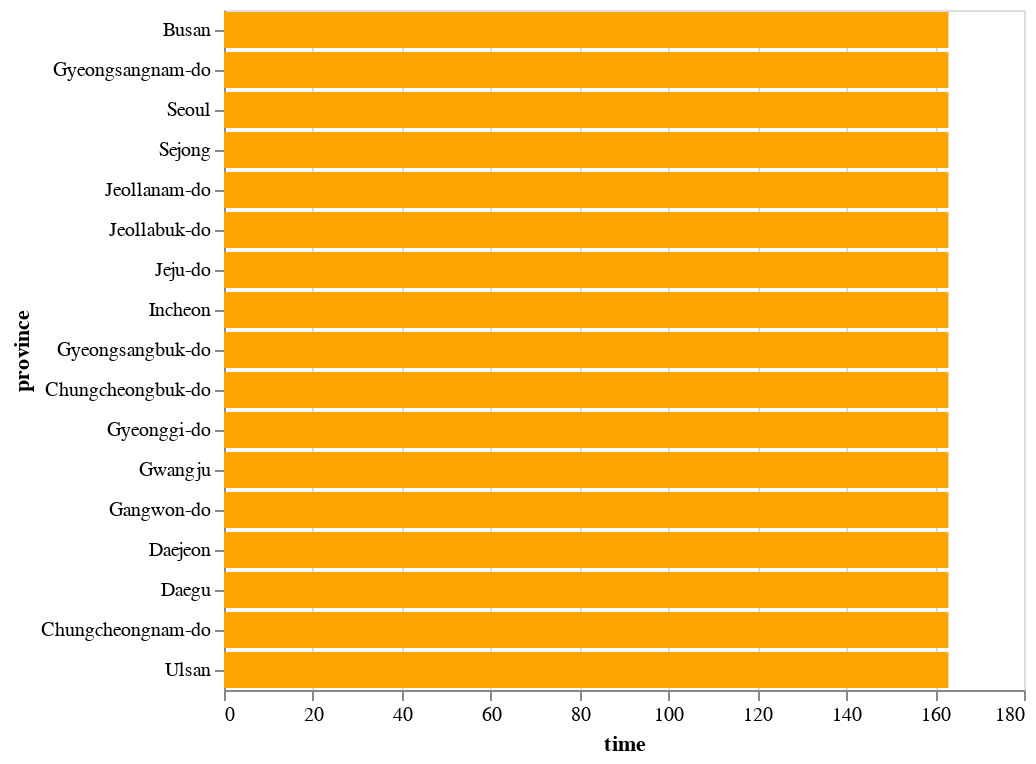
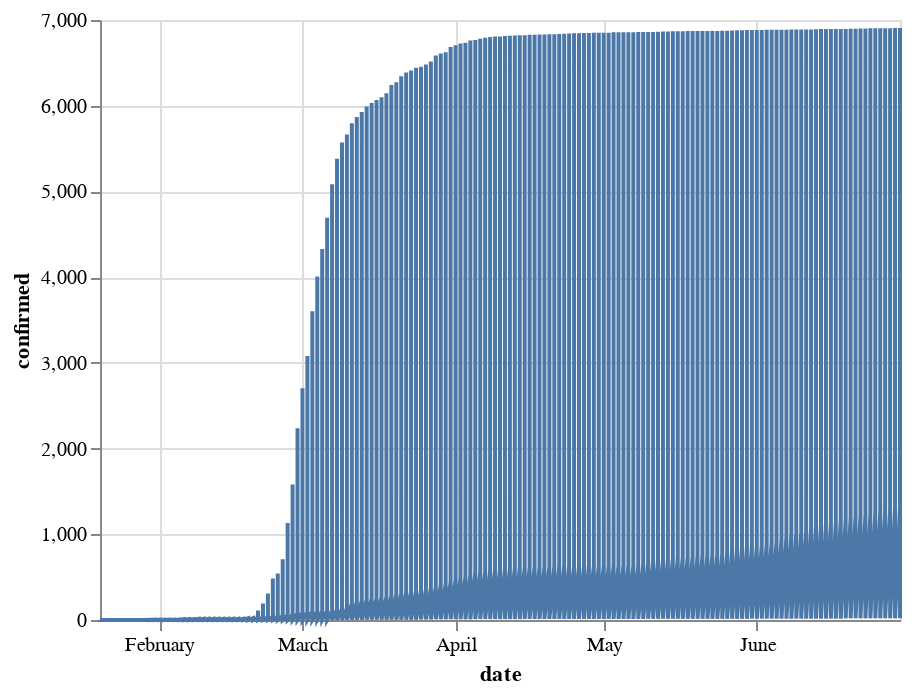
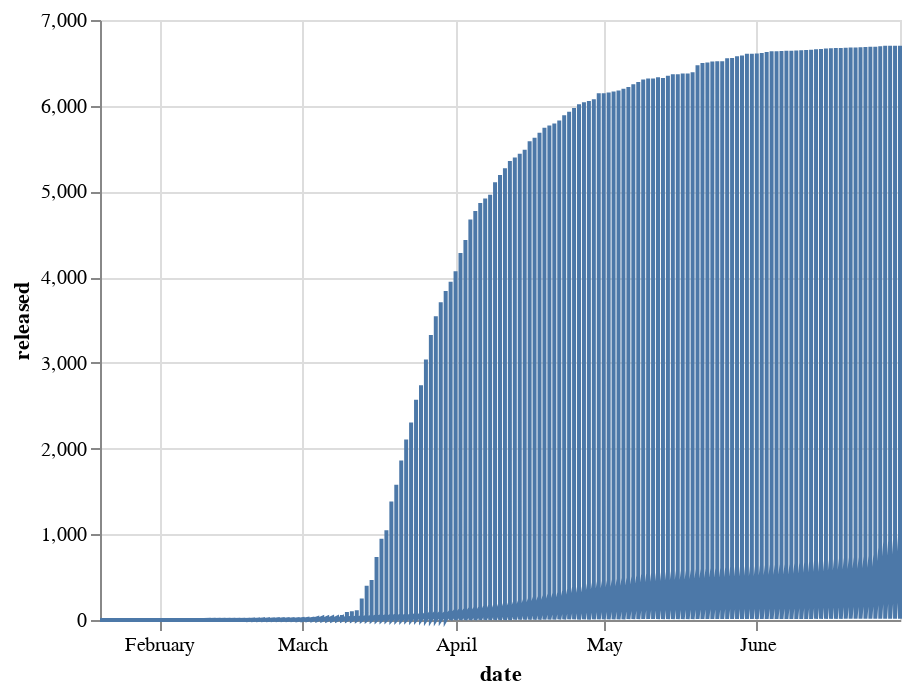
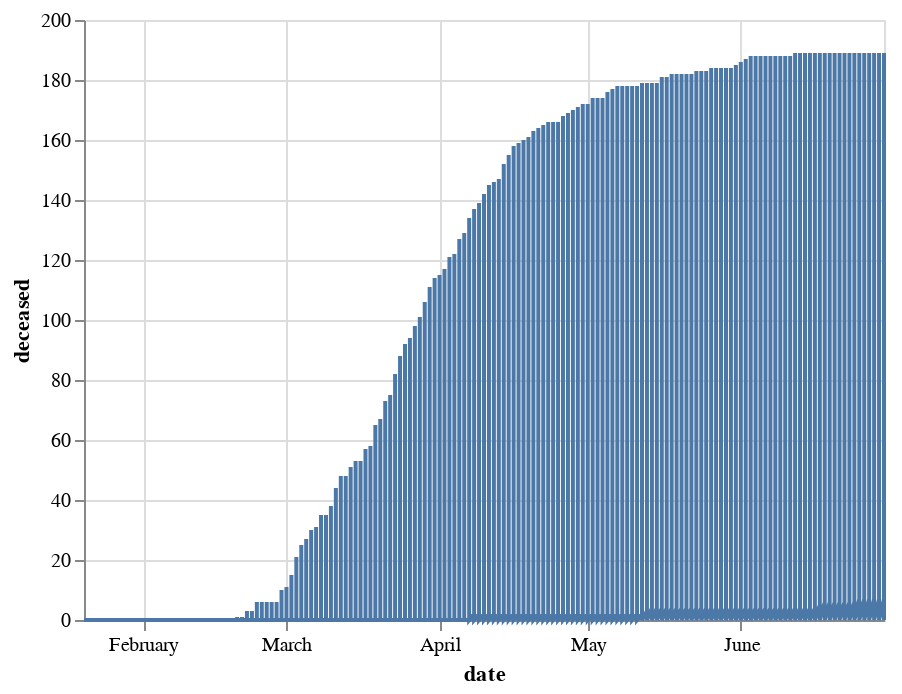

The notebook cell saved with these charts, in order:
### Markdown cell above
**Perform Auto - EDA**

### Code cell
run_preliminary_EDA(time_province)

### Figure 1 — Vega-Lite specification as saved in the notebook (floating-point values rounded to 4 significant figures)
{"config": {"view": {"continuousWidth": 400, "continuousHeight": 300}}, "data": {"name": "data-68db5c71f3bb17cb98580d4b69a9a409"}, "mark": {"type": "bar", "color": "orange"}, "encoding": {"x": {"type": "quantitative", "field": "time"}, "y": {"type": "nominal", "field": "province", "sort": "-x"}}, "$schema": "https://vega.github.io/schema/vega-lite/v4.8.1.json", "datasets": {"data-68db5c71f3bb17cb98580d4b69a9a409": [{"province": "Busan", "time": 163}, {"province": "Gyeongsangnam-do", "time": 163}, {"province": "Seoul", "time": 163}, {"province": "Sejong", "time": 163}, {"province": "Jeollanam-do", "time": 163}, {"province": "Jeollabuk-do", "time": 163}, {"province": "Jeju-do", "time": 163}, {"province": "Incheon", "time": 163}, {"province": "Gyeongsangbuk-do", "time": 163}, {"province": "Chungcheongbuk-do", "time": 163}, {"province": "Gyeonggi-do", "time": 163}, {"province": "Gwangju", "time": 163}, {"province": "Gangwon-do", "time": 163}, {"province": "Daejeon", "time": 163}, {"province": "Daegu", "time": 163}, {"province": "Chungcheongnam-do", "time": 163}, {"province": "Ulsan", "time": 163}]}}

### Figure 2 — Vega-Lite specification as saved in the notebook (floating-point values rounded to 4 significant figures; data arrays with more than 128 entries replaced by an {"elided": "..."} marker saying what was removed)
{"config": {"view": {"continuousWidth": 400, "continuousHeight": 300}}, "data": {"name": "data-e601ef44b7d497a34ab9ed91b82bd8df"}, "mark": "line", "encoding": {"x": {"type": "temporal", "field": "date"}, "y": {"type": "quantitative", "field": "confirmed"}}, "$schema": "https://vega.github.io/schema/vega-lite/v4.8.1.json", "datasets": {"data-e601ef44b7d497a34ab9ed91b82bd8df": {"elided": "2771 records"}}}

### Figure 3 — Vega-Lite specification as saved in the notebook (floating-point values rounded to 4 significant figures; data arrays with more than 128 entries replaced by an {"elided": "..."} marker saying what was removed)
{"config": {"view": {"continuousWidth": 400, "continuousHeight": 300}}, "data": {"name": "data-9fbd6bf813ac67c4fd6c4b8abcd5eef6"}, "mark": "line", "encoding": {"x": {"type": "temporal", "field": "date"}, "y": {"type": "quantitative", "field": "released"}}, "$schema": "https://vega.github.io/schema/vega-lite/v4.8.1.json", "datasets": {"data-9fbd6bf813ac67c4fd6c4b8abcd5eef6": {"elided": "2771 records"}}}

### Figure 4 — Vega-Lite specification as saved in the notebook (floating-point values rounded to 4 significant figures; data arrays with more than 128 entries replaced by an {"elided": "..."} marker saying what was removed)
{"config": {"view": {"continuousWidth": 400, "continuousHeight": 300}}, "data": {"name": "data-7c028692070446c33a34c0190b25fbf8"}, "mark": "line", "encoding": {"x": {"type": "temporal", "field": "date"}, "y": {"type": "quantitative", "field": "deceased"}}, "$schema": "https://vega.github.io/schema/vega-lite/v4.8.1.json", "datasets": {"data-7c028692070446c33a34c0190b25fbf8": {"elided": "2771 records"}}}
